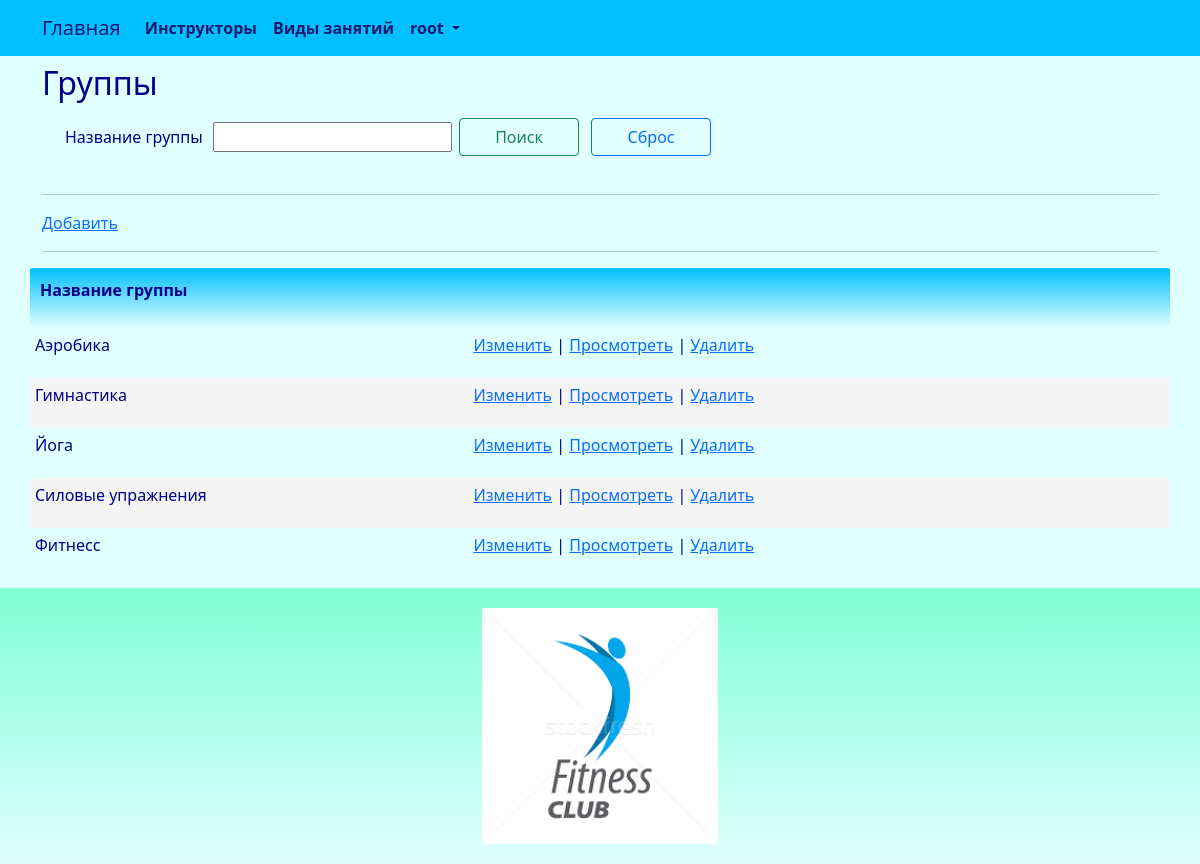
/party/index/ (signed in), run on the app's committed database.
### club/models.py (models this page shows, shortened)
class Party(models.Model):
    party_title = models.CharField(_('party_title'), max_length=96, unique=True)
    class Meta:
        db_table = 'party'
        indexes = [
            models.Index(fields=['party_title']),
        ]
        ordering = ['party_title']

### club/views.py (the view)
# urls.py: path('party/index/', views.party_index, name='party_index'),
@login_required
@user_passes_test(lambda u: u.is_superuser)
def party_index(request):
    try:
        party = Party.objects.all().order_by('party_title')
        if request.method == "POST":
            if 'searchBtn' in request.POST:
                title_search = request.POST.get("title_search")
                if title_search != '':
                    party = party.filter(party_title__contains = title_search)
                return render(request, "party/index.html", {"party": party,  "title_search": title_search })
            else:
                return render(request, "party/index.html", {"party": party, })
        else:
            return render(request, "party/index.html", {"party": party, })
        return render(request, "party/index.html", {"party": party,})
    except Exception as exception:
        print(exception)
        return HttpResponse(exception)

### templates/party/index.html (shortened to what this page needs)
{% extends "base.html" %}
{% load i18n %}
{% block content %}
<h2>{% trans "partys" %}</h2>
<div class="row" style="margin: 10px">
	<form method="POST" enctype="multipart/form-data">
		<table>
			<tbody>
				<tr>
					<td>
						<p>{% trans "party_title" %} &nbsp;</p>
					</td>
					<td>
						<p><input type="search" value="{{title_search}}" name="title_search"></p>
					</td>
					<td>
						<p><button class="btn btn-outline-success" name="searchBtn" style="width:120px; margin:5px">{% trans "Search" %}</button></p>
					</td>
					<td>
						<p><button class="btn btn-outline-primary" name="resetBtn" type="submit" onClick="window.location.reload();" style="width:120px; margin:5px">{% trans "Reset" %}</button></p>
					</td>
				</tr>
			</tbody>
		</table>
	</form>
</div>
<hr>
<p><a href="{% url 'party_create'%}">{% trans "Add" %}</a></p>
<hr>
{% if party.count > 0 %}
<div class="row">
	<table id="myTable" class="table-manager" style="width:100%">
		<thead>
			<tr>
				<th><p>{% trans "party_title" %}</p></th>
				<th><p></p></th>
			</tr>
		</thead>
		<tbody>
			{% for e in party %}
			<tr>
				<td><p>{{ e.party_title }}</p></td>
				<td>
					<p>
					<a href="{% url 'party_edit' e.id %}">{% trans "Change" %}</a> |
					<a href="{% url 'party_read' e.id %}">{% trans "View" %}</a> |
					<a onclick="return confirm('Удалить запись?')" href="{% url 'party_delete' e.id %}">{% trans "Delete" %}</a>
					</p>
				</td>
			</tr>
			{% endfor %}
		</tbody>
	</table>
</div>
{% endif %}
{% endblock content %}

### templates/base.html (shortened to what this page needs)
<!DOCTYPE html>
{% load static %}
{% load i18n %}
<html>
	<head>
		<link rel="stylesheet" href="{% static 'css/bootstrap.min.css' %}">
		<link rel="stylesheet" href="{% static 'css/styles.css' %}" />
	</head>
	<nav class="navbar navbar-expand-lg justify-content-center">
		<div class="container">
			<div class="collapse navbar-collapse" id="mainMenu">
				<ul class="navbar-nav me-auto mb-2 mb-lg-0">
					<a class="navbar-brand" href="{{ HTTP_HOST }}/">{% trans "Home" %}</a>
					<li class="nav-item">
						<a class="nav-link" href="{% url 'instructor_list' %}">{% trans "instructors" %}</a>
					</li>
					<li class="nav-item">
						<a class="nav-link" href="{% url 'kind_list' %}">{% trans "kinds" %}</a>
					</li>
					{% if user.is_authenticated %}
					<li class="nav-item dropdown">
						<a class="nav-link dropdown-toggle" href="#" id="navbarDropdown" role="button" data-bs-toggle="dropdown" aria-expanded="false">
							{{ user.username }}
						</a>
					</li>
					{% else %}
					<form class="form-inline ml-auto">
						<a href="{% url 'login' %}" class="btn btn-outline-secondary">{% trans "Log In" %}</a>
						<a href="{% url 'signup' %}" class="btn btn-primary ml-2">{% trans "Sign up" %}</a>
					</form>
					{% endif %}
				</ul>
			</div>
		</div>
	</nav>
	<body>
		<div class="container">
			{% block content%}{% endblock content %}
		</div>
	</body>
	<footer class="container-fluid text-center bg-lightgray">
		<div class="copyrights">
			<img src="{% static 'images/logo.png' %}" alt="logo" style="height:256px; padding: 10px;">
		</div>
	</footer>
</html>

### static/css/styles.css (style rules this page uses)
:root { --navbar-background-color: DeepSkyBlue; --navbar-text-color: MidnightBlue; --main-background-color-light: LightCyan; --main-background-color-dark: DeepSkyBlue; --main-text-color: DarkBlue; --main-header-color: DarkBlue; --main-text-attention-color: Purple; --footer-background-color-light: LightCyan; --footer-background-color-dark: Aquamarine; --footer-text-color: Teal; --card-background-color-light: LightCyan; --card-background-color-dark: DeepSkyBlue; --card-text-color: SeaGreen; --table-background-color-light: LightCyan; --table-background-color-dark: #F5F5F5; --table-text-color: DarkBlue; --star-size: 30px; --star-color: LightYellow; --star-background: Yellow ; }
.navbar { background-color: var(--navbar-background-color); color: var(--navbar-text-color); }
.navbar .navbar-nav, .navbar .navbar-nav .navbar-text { color: var(--navbar-text-color); }
.navbar ul { background-color: var(--navbar-background-color); color: var(--navbar-text-color); }
.navbar li { background-color: var(--navbar-background-color); color: var(--navbar-text-color); }
.navbar a { background-color: var(--navbar-background-color); color: var(--navbar-text-color); }
.navbar-brand { background-color: var(--navbar-background-color); color: var(--navbar-text-color); }
.nav-item { background-color: var(--navbar-background-color); color: var(--navbar-text-color); font-weight: bold; }
body { background-color: var(--main-background-color-light); }
h1, h2, h3, h4, h5, h6 { color: var(--main-header-color); }
p, ul, li, label { color: var(--main-text-color); }
.table-manager { background-color: var(--main-background-color-light); width: 100%; }
.table-manager tbody { background-color: var(--main-background-color-light); border: none; margin-top: 20px; margin-bottom: 20px; }
.table-manager thead th { color: var(--main-text-color); font-weight: bold; text-align: left; padding: 10px; background-image: linear-gradient(top, var(--main-background-color-dark), var(--main-background-color-light)); background-image: -o-linear-gradient(top, var(--main-background-color-dark), var(--main-background-color-light)); background-image: -moz-linear-gradient(top, var(--main-background-color-dark), var(--main-background-color-light)); background-image: -webkit-linear-gradient(top, var(--main-background-color-dark), var(--main-background-color-light)); }
.table-manager thead tr th:first-child { border-radius: 2px 0 0 2px; }
.table-manager thead tr th:last-child { border-radius: 0 2px 2px 0; }
.table-manager tbody td { text-align: left; border: none; padding: 5px 5px; vertical-align: top; }
.table-manager tbody tr:nth-child(odd) { background: var(--table-background-color-light); }
.table-manager tbody tr:nth-child(even) { background: var(--table-background-color-dark); }
.table-manager tbody tr td:first-child { border-radius: 2px 0 0 2px; }
.table-manager tbody tr td:last-child { border-radius: 0 2px 2px 0; }
footer { background-image: linear-gradient(top, var(--footer-background-color-dark), var(--footer-background-color-light)); background-image: -o-linear-gradient(top, var(--footer-background-color-dark), var(--footer-background-color-light)); background-image: -moz-linear-gradient(top, var(--footer-background-color-dark), var(--footer-background-color-light)); background-image: -webkit-linear-gradient(top, var(--footer-background-color-dark), var(--footer-background-color-light)); margin-top: 10px; padding: 10px; }

### data on the page
Party: party_title "Аэробика"
Party: party_title "Гимнастика"
Party: party_title "Йога"
Party: party_title "Силовые упражнения"
Party: party_title "Фитнесс"

### other printed values
{{ user.username }} "root"
